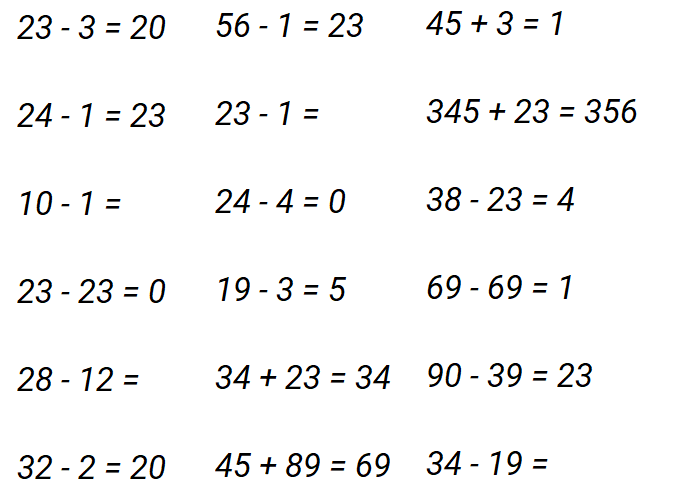
#> input picture question.png, 695 x 504 px
$ python prepare.py
#> lines starting #> are read from the running program, lines starting #| are printed output that depends on the picture; after the words box and inside, x2 and y2 are one past the last pixel; in counts of white or black regions, pixels touching at a corner belong together
### rows.py


def img2rows(a, w, h):
    inLine = False
    start = 0
    mark_boxes = []

    for i in range(0, len(a)):
        if inLine == False and a[i] > 10:
            inLine = True
            start = i
        elif i-start > 5 and a[i] < 10 and inLine:
            inLine = False
            if i-start > 10:
                top = max(start-1, 0)
                bottom = min(h, i+1)
                box = [0, top, w, bottom]
                mark_boxes.append(box)

    return mark_boxes

### prepare.py
import numpy as np
import cv2
from PIL import Image, ImageDraw, ImageFont
import PIL
import matplotlib.pyplot as plt
import os
import shutil
from numpy.core.records import array
from numpy.core.shape_base import block
import time

from rows import img2rows


def img_y_shadow(img_b):
    (h, w) = img_b.shape

    a=[0 for z in range(0,h)]

    for i in range(0,h):
        for j in range(0,w):
            if img_b[i,j] == 255:
                a[i]+=1

    return a

def img_show_array(a):
    plt.imshow(a)
    plt.show()

def show_shadow(arr, direction= 'x'):

    a_max = max(arr)
    if direction == 'x':
        a_shadow = np.zeros((a_max, len(arr)), dtype=int)
        for i in range(0, len(arr)):
            if arr[i]==0:
                continue

            for j in range(0, arr[i]):
                a_shadow[j][i] = 255
    elif direction == 'y':
        a_shadow = np.zeros((len(arr), a_max), dtype=int)
        for i in range(0, len(arr)):
            if arr[i]==0:
                continue

            for j in range(0, arr[i]):
                a_shadow[i][j] = 255

    img_show_array(a_shadow)

img_question = 'question.png'
img = cv2.imread(img_question, 0)
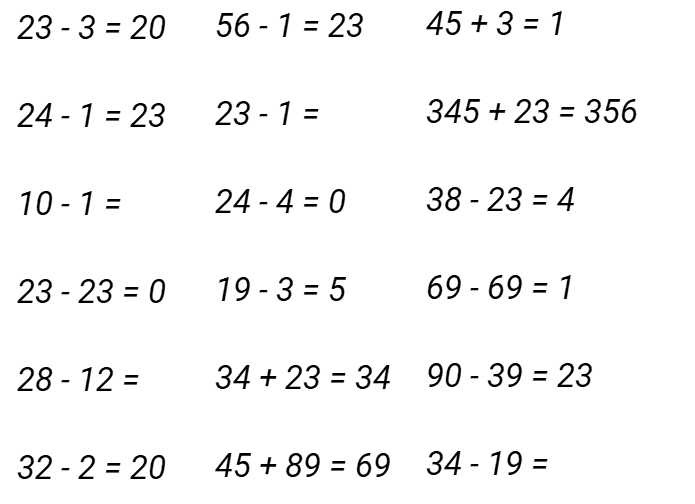
#> img: shape (504, 695); min 0, max 255, mean 245.6
thresh = 200

ret, img_b = cv2.threshold(img, thresh, 255, cv2.THRESH_BINARY_INV)
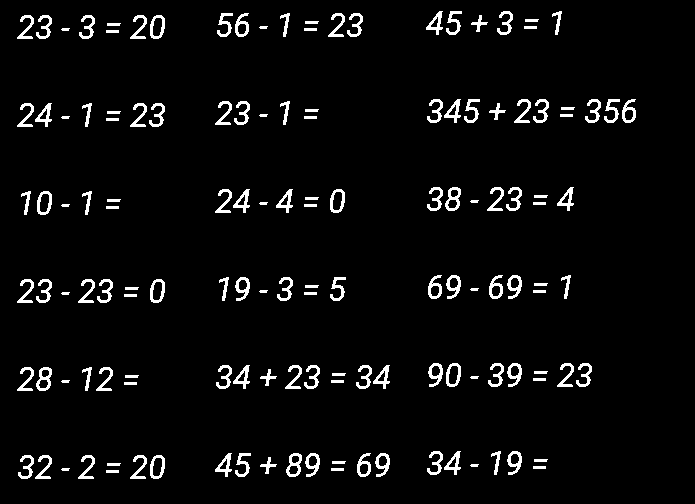
#> img_b: shape (504, 695); 4.5% white; 141 white regions, largest, box (x1, y1, x2, y2) and area: (445, 187, 461, 211) 187, (36, 367, 52, 391) 187, (286, 453, 302, 477) 187
#> ret = 200

# plt.imshow(img_b)
# plt.show()

img_y_shadow_a = img_y_shadow(img_b)
#> img_y_shadow_a = 504 values, max 150 at index 376, min 0 at index 0, mean 30.97
show_shadow(img_y_shadow_a, 'y')
#> in show_shadow, `a_max = max(arr)`: a_max = 150
#> in show_shadow, `a_shadow = np.zeros((len(arr), a_max), dtype=int)`: a_shadow: shape (504, 150) int64; every value is 0
#> after the loop in show_shadow, `for i in range(0, len(arr)):`:
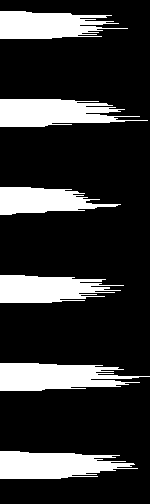
#> a_shadow: shape (504, 150) int64; 20.6% white; 6 white regions, box (x1, y1, x2, y2) and area: (0, 363, 150, 391) 2919, (0, 99, 148, 127) 2805, (0, 451, 138, 479) 2782, (0, 11, 128, 39) 2495, (0, 275, 124, 303) 2464, (0, 187, 121, 215) 2142


(img_h, img_w) = img.shape
#> img_h = 504; img_w = 695
row_mark_boxs = img2rows(img_y_shadow_a, img_w, img_h)
#> the loop in img2rows, `for i in range(0, len(a)):` made 504 passes
#> (inLine, box) on passes 40, 128, 216, 304, 392, 480: (False, [0, 10, 695, 40]), (False, [0, 98, 695, 128]), (False, [0, 186, 695, 216]), (False, [0, 274, 695, 304]), (False, [0, 362, 695, 392]), (False, [0, 450, 695, 480])
#> inLine on passes 12, 100, 188, 276, 364, 452: True, True, True, True, True, True
#> after the loop in img2rows, `for i in range(0, len(a)):`: bottom = 480; inLine = False; mark_boxes = [[0, 10, 695, 40], [0, 98, 695, 128], [0, 186, 695, 216], [0, 274, 695, 304], [0, 362, 695, 392], [0, 450, 695, 480]]; start = 451; top = 450
#> row_mark_boxs has the same summary as mark_boxes in img2rows
print(row_mark_boxs)
#| [[0, 10, 695, 40], [0, 98, 695, 128], [0, 186, 695, 216], [0, 274, 695, 304], [0, 362, 695, 392], [0, 450, 695, 480]]

def cut_img(img, mark_boxs):
    img_items = []

    for i in range(0, len(mark_boxs)):
        img_org = img.copy()
        box = mark_boxs[i]

        img_item = img_org[box[1]:box[3], box[0]:box[2]]
        img_items.append(img_item)

    return img_items

def save_imgs(dir_name, imgs):
    if os.path.exists(dir_name):
        shutil.rmtree(dir_name)

    if not os.path.exists(dir_name):
        os.makedirs(dir_name)

    img_paths = []

    for i in range(0, len(imgs)):
        file_path = dir_name + '/part_'+ str(i)+ '.jpg'
        cv2.imwrite(file_path, imgs[i])
        img_paths.append(file_path)

    return img_paths

row_imgs = cut_img(img, row_mark_boxs)
#> the loop in cut_img, `for i in range(0, len(mark_boxs)):` made 6 passes
#> pass 1, in cut_img, `img_item = img_org[box[1]:box[3], box[0]:box[2]]`:
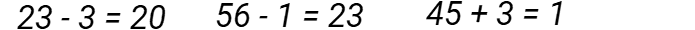
#> img_item: shape (30, 695); min 0, max 255, mean 229.8
#> pass 2, in cut_img, `img_item = img_org[box[1]:box[3], box[0]:box[2]]`:
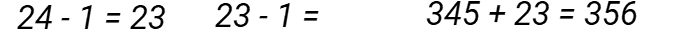
#> img_item: shape (30, 695); min 0, max 255, mean 226.7
#> pass 3, in cut_img, `img_item = img_org[box[1]:box[3], box[0]:box[2]]`:
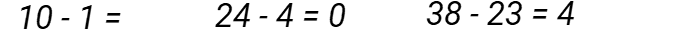
#> img_item: shape (30, 695); min 0, max 255, mean 233.4
#> after the loop in cut_img, `for i in range(0, len(mark_boxs)):`: img_items = 6 items
#> row_imgs = 6 items
imgs = save_imgs('rows', row_imgs)
#> the loop in save_imgs, `for i in range(0, len(imgs)):` made 6 passes
#> after the loop in save_imgs, `for i in range(0, len(imgs)):`: img_paths = ['rows/part_0.jpg', 'rows/part_1.jpg', 'rows/part_2.jpg', 'rows/part_3.jpg', 'rows/part_4.jpg', 'rows/part_5.jpg']
#> imgs has the same summary as img_paths in save_imgs
print(imgs)
#| ['rows/part_0.jpg', 'rows/part_1.jpg', 'rows/part_2.jpg', 'rows/part_3.jpg', 'rows/part_4.jpg', 'rows/part_5.jpg']

#> (the run stopped early here; a loop or call above may not have finished)
